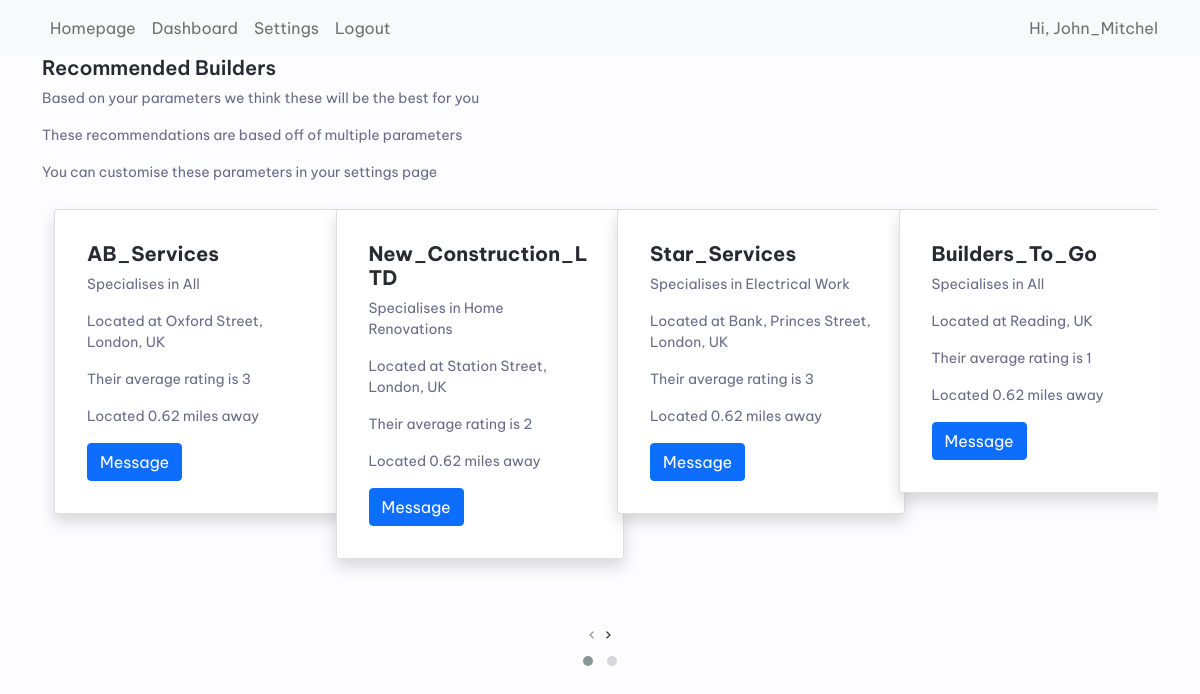
The app's page /homepage/2/ (signed in) with its own data.
### app1/models.py (models this page shows, shortened)
class User(AbstractUser):
    pass

class UserProfile(models.Model):
    user = models.OneToOneField(User, related_name='userprofile', on_delete=models.CASCADE)
    isCustomer = models.BooleanField(default=False)
    jobCategory = models.ForeignKey(JobCategory, null=True, on_delete=models.DO_NOTHING)
    placeID = models.CharField(max_length = 250, null=True)
    location = models.CharField(max_length=100, null=True)
    mileageRange = models.FloatField(default=0)
    lat = models.FloatField(default=0)
    lng = models.FloatField(default=0)
    sumOfTotalRatings = models.IntegerField(default=0)
    avgRating = models.IntegerField(default=0)
    numOfRatings = models.IntegerField(default=0)
    preferRating = models.CharField(max_length=50, choices=CHOICES1, null=True, blank=True)
    actualMileageVal = models.FloatField(default=0)

class JobCategory(models.Model):
    name = models.CharField(max_length=50)
    def __str__(self):
        return self.name

### app1/views.py (the view, shortened to what this page needs)
# urls.py: path('homepage/<int:userID>/', views.homepageView, name = "homepage"),
def homepageView(request, userID):
    posts = {}
    user = get_object_or_404(User, pk=userID)
    if user.userprofile.isCustomer:
        customerJobCat = get_object_or_404(JobCategory, pk=user.userprofile.jobCategory.id)
        customerRange = float(user.userprofile.mileageRange)
        recommendedPosts = {}
        if user.userprofile.preferRating == "Ratings":
            if user.userprofile.jobCategory.name == "All":
                recommendedBuilders = UserProfile.objects.filter(isCustomer = False).order_by('-avgRating')
            else:
                recommendedBuilders = UserProfile.objects.filter(isCustomer = False, jobCategory=customerJobCat).order_by('-avgRating')
        elif user.userprofile.preferRating == "Proximity":
            if user.userprofile.jobCategory.name == "All":
                recommendedBuilders = UserProfile.objects.filter(isCustomer = False)
            else:
                recommendedBuilders = UserProfile.objects.filter(isCustomer = False, jobCategory=customerJobCat)
            for builder in recommendedBuilders:
                builderLoc = builder.placeID
                customerLoc = user.userprofile.placeID
                distance = 0.621
                distance = round(distance,2)
                builder.actualMileageVal = distance
                builder.save()
            recommendedBuilders = recommendedBuilders.filter(actualMileageVal__lte=customerRange).order_by('actualMileageVal') # less than customer's max mileage range
    return render(request, './homepage.html', {"posts":posts, "recommendedPosts":recommendedPosts, "recommendedBuilders":recommendedBuilders})

### app1/templates/homepage.html (shortened to what this page needs)
{% extends './base.html' %}
{% block content %}
{% load crispy_forms_tags %}
{% if user.is_authenticated %}
{% load static %}
<link rel="stylesheet" href="{% static 'app1/base.css' %}">
{% if request.user.userprofile.isCustomer %}
<h1>Recommended Builders</h1>
<p>Based on your parameters we think these will be the best for you</p>
<p>These recommendations are based off of multiple parameters</p>
<p>You can customise these parameters in your settings page</p>
<div class = "owl-carousel owl-theme" id="owl-one">
  {% for builder in recommendedBuilders%}
  <div class = "container" style="margin-top: 10px;">
    <div class="card shadow p-3 mb-5 bg-white rounded" style="width: 18rem;">
      <div class="card-body">
        <h5 class="card-title"><b>{{builder.user.username}}</b></h5>
        <p class="card-text">Specialises in {{builder.jobCategory}}</p>
        <p class="card-text">Located at {{builder.location}}</p>
        <p class="card-text">Their average rating is {{builder.avgRating}}</p>
        <p class="card-text">Located {{builder.actualMileageVal}} miles away</p>
        <a href="{% url 'conversation' request.user.id builder.user.id%}" class="btn btn-primary">Message</a>
      </div>
    </div>
  </div>
  {% empty %}
  <p><strong>No builders matching your parameters.</strong></p>
  {% endfor %}
</div>
{% endif %}
{%else%}
<p> You are not logged in yet. Please login using the navigation bar above.</p>
{%endif%}
{% endblock %}

### app1/templates/base.html (shortened to what this page needs)
{% load static %}
<!doctype html>
<html lang="en">
    <head>
        <link href="https://cdn.jsdelivr.net/npm/bootstrap@5.1.3/dist/css/bootstrap.min.css" rel="stylesheet">
        <link rel="stylesheet" href="https://cdnjs.cloudflare.com/ajax/libs/OwlCarousel2/2.3.4/assets/owl.theme.default.css" />
        <link rel="stylesheet" href="https://cdnjs.cloudflare.com/ajax/libs/OwlCarousel2/2.3.4/assets/owl.carousel.min.css" />
        <link rel="stylesheet" href="{% static 'app1/base.css' %}">
    </head>
    <body>
        <header class="site-header">
        <nav class="navbar navbar-expand-lg navbar-light bg-light">
          <div class="container">
            <ul class="navbar-nav mr-auto">
                {% if user.is_authenticated %}
                <li class="nav-item">
                  <a class="nav-link" href="{% url 'homepage' request.user.id %}">Homepage</a>
                </li>
                <li class="nav-item">
                  <a class="nav-link" href="{% url 'dashboard' %}">Dashboard</a>
                </li>
                <li class="nav-item">
                  <a class="nav-link" href="{% url 'add_categories' %}">Settings</a>
                </li>
                <li>
                    <a class="nav-item nav-link" href="{% url 'logout' %}">Logout</a>
                </li>
            {% else %}
                    <a class="nav-item nav-link" href="{% url 'login' %}">Login</a>
                    <a class="nav-item nav-link" href="{% url 'signup' %}">Sign up</a>
            {% endif %}
            </ul>
            {% if user.is_authenticated %}
            <span class="navbar-text">
              Hi, {{user.username}}
            </span>
            {% endif %}
          </div>
        </nav>
        </header>
        <section class="container">
        {% block content %}
        {% endblock %}
        </section>
    </body>
</html>

### app1/static/app1/base.css (style rules this page uses)
:root { --c-text-primary: #282a32; --c-text-secondary: #686b87; --c-text-action: #404089; --c-accent-primary: #434ce8; --c-border-primary: #eff1f6; --c-background-primary: #ffffff; --c-background-secondary: #fdfcff; --c-background-tertiary: #ecf3fe; --c-background-quaternary: #e9ecf4; }
.card-body { background-color: #ffffff;; box-shadow: 0 3px 3px 0 rgba(#000, 0.05), 0 5px 15px 0 rgba(#000, 0.05); }
h1 { font-size: 1.25rem; font-weight: 600; }
p { color: var(--c-text-secondary); font-size: 0.875rem; margin-top: 0.25rem; margin-bottom: 1rem; }
body { line-height: 1.5; min-height: 100vh; font-family: "Be Vietnam Pro", sans-serif; background-color: var(--c-background-secondary); color: var(--c-text-primary); }
a { display: block; float: left; }

### records on screen
User: username "John_Mitchel"
UserProfile: user.username "AB_Services", jobCategory "All", location "Oxford Street, London, UK", avgRating "3", actualMileageVal "0.62"
UserProfile: user.username "New_Construction_LTD", jobCategory "Home Renovations", location "Station Street, London, UK", avgRating "2", actualMileageVal "0.62"
UserProfile: user.username "Star_Services", jobCategory "Electrical Work", location "Bank, Princes Street, London, UK", avgRating "3", actualMileageVal "0.62"
UserProfile: user.username "Builders_To_Go", jobCategory "All", location "Reading, UK", avgRating "1", actualMileageVal "0.62"
